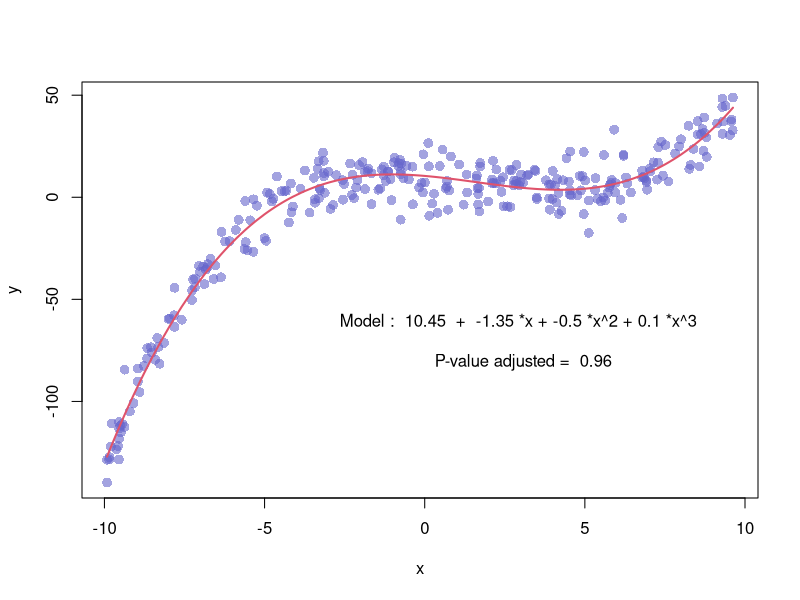

Reproduce this figure in R. (Note: this script raises an error after producing the figure.)
## ---- chunk 1
knitr::opts_chunk$set( warning=FALSE, message=FALSE)
## ---- chunk 2
x <- runif(300,  min=-10, max=10) 
y <- 0.1*x^3 - 0.5 * x^2 - x + 10 + rnorm(length(x),0,8) 
 
# plot of x and y :
plot(x,y,col=rgb(0.4,0.4,0.8,0.6),pch=16 , cex=1.3) 
 
# Can we find a polynome that fit this function ?
model <- lm(y ~ x + I(x^2) + I(x^3))
 
# I can get the features of this model :
#summary(model)
#model$coefficients
#summary(model)$adj.r.squared
 
# For each value of x, I can get the value of y estimated by the model, and add it to the current plot !
myPredict <- predict( model ) 
ix <- sort(x,index.return=T)$ix
lines(x[ix], myPredict[ix], col=2, lwd=2 )  

# I add the features of the model to the plot
coeff <- round(model$coefficients , 2)
text(3, -70 , paste("Model : ",coeff[1] , " + " , coeff[2] , "*x"  , "+" , coeff[3] , "*x^2" , "+" , coeff[4] , "*x^3" , "\n\n" , "P-value adjusted = ",round(summary(model)$adj.r.squared,2)))
## ---- chunk 3
htmltools::includeHTML("htmlChunkRelatedCorrelation.html")
